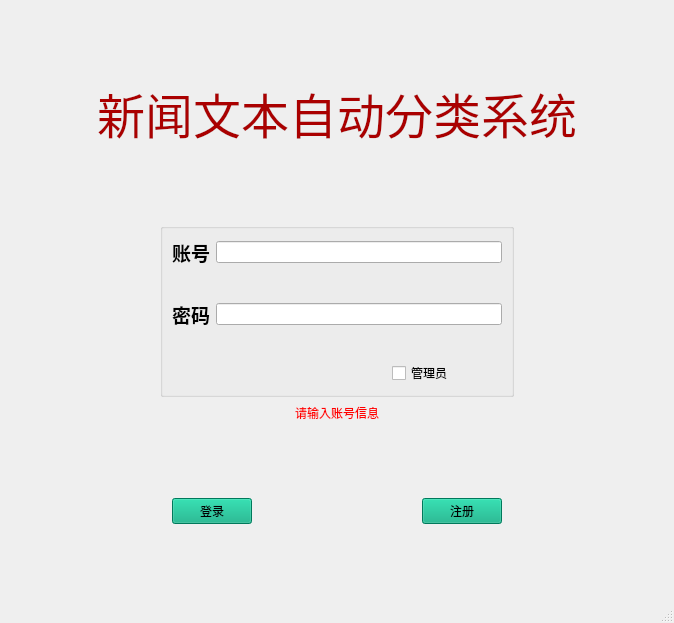
<?xml version="1.0" encoding="UTF-8"?>
<ui version="4.0">
 <class>MainWindow</class>
 <widget class="QMainWindow" name="MainWindow">
  <property name="geometry">
   <rect>
    <x>0</x>
    <y>0</y>
    <width>674</width>
    <height>623</height>
   </rect>
  </property>
  <property name="windowTitle">
   <string>MainWindow</string>
  </property>
  <property name="styleSheet">
   <string notr="true"/>
  </property>
  <widget class="QWidget" name="centralwidget">
   <layout class="QVBoxLayout" name="verticalLayout_4">
    <item>
     <layout class="QVBoxLayout" name="verticalLayout_3" stretch="1,0,1,0,0,1,0,1">
      <item>
       <spacer name="verticalSpacer">
        <property name="orientation">
         <enum>Qt::Vertical</enum>
        </property>
        <property name="sizeHint" stdset="0">
         <size>
          <width>17</width>
          <height>20</height>
         </size>
        </property>
       </spacer>
      </item>
      <item>
       <layout class="QHBoxLayout" name="horizontalLayout_5" stretch="1,0,1">
        <item>
         <spacer name="horizontalSpacer_6">
          <property name="orientation">
           <enum>Qt::Horizontal</enum>
          </property>
          <property name="sizeHint" stdset="0">
           <size>
            <width>40</width>
            <height>20</height>
           </size>
          </property>
         </spacer>
        </item>
        <item>
         <widget class="QLabel" name="label_3">
          <property name="font">
           <font>
            <family>宋体</family>
            <pointsize>36</pointsize>
           </font>
          </property>
          <property name="styleSheet">
           <string notr="true">color: rgb(170, 0, 0);</string>
          </property>
          <property name="text">
           <string>新闻文本自动分类系统</string>
          </property>
         </widget>
        </item>
        <item>
         <spacer name="horizontalSpacer_7">
          <property name="orientation">
           <enum>Qt::Horizontal</enum>
          </property>
          <property name="sizeHint" stdset="0">
           <size>
            <width>40</width>
            <height>20</height>
           </size>
          </property>
         </spacer>
        </item>
       </layout>
      </item>
      <item>
       <spacer name="verticalSpacer_2">
        <property name="orientation">
         <enum>Qt::Vertical</enum>
        </property>
        <property name="sizeHint" stdset="0">
         <size>
          <width>20</width>
          <height>40</height>
         </size>
        </property>
       </spacer>
      </item>
      <item>
       <layout class="QHBoxLayout" name="horizontalLayout_6" stretch="1,0,1">
        <item>
         <spacer name="horizontalSpacer_4">
          <property name="orientation">
           <enum>Qt::Horizontal</enum>
          </property>
          <property name="sizeHint" stdset="0">
           <size>
            <width>40</width>
            <height>20</height>
           </size>
          </property>
         </spacer>
        </item>
        <item>
         <widget class="QGroupBox" name="groupBox">
          <property name="title">
           <string/>
          </property>
          <layout class="QVBoxLayout" name="verticalLayout_2">
           <item>
            <layout class="QVBoxLayout" name="verticalLayout" stretch="0,1,0,1,0">
             <item>
              <layout class="QHBoxLayout" name="horizontalLayout_2" stretch="0,2">
               <item>
                <widget class="QLabel" name="label">
                 <property name="font">
                  <font>
                   <family>Arial</family>
                   <pointsize>14</pointsize>
                   <weight>75</weight>
                   <bold>true</bold>
                  </font>
                 </property>
                 <property name="layoutDirection">
                  <enum>Qt::LeftToRight</enum>
                 </property>
                 <property name="text">
                  <string>账号</string>
                 </property>
                </widget>
               </item>
               <item>
                <widget class="QLineEdit" name="lineEdit_account">
                 <property name="styleSheet">
                  <string notr="true">font: 75 12pt &quot;Arial&quot;;</string>
                 </property>
                </widget>
               </item>
              </layout>
             </item>
             <item>
              <spacer name="verticalSpacer_8">
               <property name="orientation">
                <enum>Qt::Vertical</enum>
               </property>
               <property name="sizeHint" stdset="0">
                <size>
                 <width>330</width>
                 <height>13</height>
                </size>
               </property>
              </spacer>
             </item>
             <item>
              <layout class="QHBoxLayout" name="horizontalLayout" stretch="0,2">
               <item>
                <widget class="QLabel" name="label_2">
                 <property name="font">
                  <font>
                   <family>Arial</family>
                   <pointsize>14</pointsize>
                   <weight>75</weight>
                   <bold>true</bold>
                  </font>
                 </property>
                 <property name="text">
                  <string>密码</string>
                 </property>
                </widget>
               </item>
               <item>
                <widget class="QLineEdit" name="lineEdit_password">
                 <property name="styleSheet">
                  <string notr="true">font: 75 12pt &quot;Arial&quot;;</string>
                 </property>
                </widget>
               </item>
              </layout>
             </item>
             <item>
              <spacer name="verticalSpacer_3">
               <property name="orientation">
                <enum>Qt::Vertical</enum>
               </property>
               <property name="sizeHint" stdset="0">
                <size>
                 <width>20</width>
                 <height>40</height>
                </size>
               </property>
              </spacer>
             </item>
             <item>
              <layout class="QHBoxLayout" name="horizontalLayout_4" stretch="2,1">
               <item>
                <spacer name="horizontalSpacer_8">
                 <property name="orientation">
                  <enum>Qt::Horizontal</enum>
                 </property>
                 <property name="sizeHint" stdset="0">
                  <size>
                   <width>40</width>
                   <height>20</height>
                  </size>
                 </property>
                </spacer>
               </item>
               <item>
                <widget class="QCheckBox" name="checkBox_admin">
                 <property name="styleSheet">
                  <string notr="true">font: 11pt &quot;Arial&quot;;</string>
                 </property>
                 <property name="text">
                  <string>管理员</string>
                 </property>
                </widget>
               </item>
              </layout>
             </item>
            </layout>
           </item>
          </layout>
         </widget>
        </item>
        <item>
         <spacer name="horizontalSpacer_5">
          <property name="orientation">
           <enum>Qt::Horizontal</enum>
          </property>
          <property name="sizeHint" stdset="0">
           <size>
            <width>40</width>
            <height>20</height>
           </size>
          </property>
         </spacer>
        </item>
       </layout>
      </item>
      <item>
       <layout class="QHBoxLayout" name="horizontalLayout_7" stretch="1,0,1">
        <item>
         <spacer name="horizontalSpacer_9">
          <property name="orientation">
           <enum>Qt::Horizontal</enum>
          </property>
          <property name="sizeHint" stdset="0">
           <size>
            <width>40</width>
            <height>20</height>
           </size>
          </property>
         </spacer>
        </item>
        <item>
         <widget class="QLabel" name="label_info">
          <property name="styleSheet">
           <string notr="true">color: rgb(255, 0, 0);
font: 11pt &quot;华文宋体&quot;;</string>
          </property>
          <property name="text">
           <string>请输入账号信息</string>
          </property>
         </widget>
        </item>
        <item>
         <spacer name="horizontalSpacer_10">
          <property name="orientation">
           <enum>Qt::Horizontal</enum>
          </property>
          <property name="sizeHint" stdset="0">
           <size>
            <width>40</width>
            <height>20</height>
           </size>
          </property>
         </spacer>
        </item>
       </layout>
      </item>
      <item>
       <spacer name="verticalSpacer_4">
        <property name="orientation">
         <enum>Qt::Vertical</enum>
        </property>
        <property name="sizeHint" stdset="0">
         <size>
          <width>28</width>
          <height>38</height>
         </size>
        </property>
       </spacer>
      </item>
      <item>
       <layout class="QHBoxLayout" name="horizontalLayout_3" stretch="1,0,1,0,1">
        <item>
         <spacer name="horizontalSpacer_2">
          <property name="orientation">
           <enum>Qt::Horizontal</enum>
          </property>
          <property name="sizeHint" stdset="0">
           <size>
            <width>40</width>
            <height>20</height>
           </size>
          </property>
         </spacer>
        </item>
        <item>
         <widget class="QPushButton" name="PushButton_log">
          <property name="styleSheet">
           <string notr="true">font: 75 12pt &quot;Arial&quot;;
background-color: rgb(0, 170, 127);</string>
          </property>
          <property name="text">
           <string>登录</string>
          </property>
         </widget>
        </item>
        <item>
         <spacer name="horizontalSpacer">
          <property name="orientation">
           <enum>Qt::Horizontal</enum>
          </property>
          <property name="sizeHint" stdset="0">
           <size>
            <width>40</width>
            <height>20</height>
           </size>
          </property>
         </spacer>
        </item>
        <item>
         <widget class="QPushButton" name="PushButton_reg">
          <property name="styleSheet">
           <string notr="true">font: 75 12pt &quot;Arial&quot;;
background-color: rgb(0, 170, 127);</string>
          </property>
          <property name="text">
           <string>注册</string>
          </property>
         </widget>
        </item>
        <item>
         <spacer name="horizontalSpacer_3">
          <property name="orientation">
           <enum>Qt::Horizontal</enum>
          </property>
          <property name="sizeHint" stdset="0">
           <size>
            <width>40</width>
            <height>20</height>
           </size>
          </property>
         </spacer>
        </item>
       </layout>
      </item>
      <item>
       <spacer name="verticalSpacer_5">
        <property name="orientation">
         <enum>Qt::Vertical</enum>
        </property>
        <property name="sizeHint" stdset="0">
         <size>
          <width>20</width>
          <height>40</height>
         </size>
        </property>
       </spacer>
      </item>
     </layout>
    </item>
   </layout>
  </widget>
  <widget class="QMenuBar" name="menubar">
   <property name="geometry">
    <rect>
     <x>0</x>
     <y>0</y>
     <width>674</width>
     <height>26</height>
    </rect>
   </property>
  </widget>
  <widget class="QStatusBar" name="statusbar"/>
 </widget>
 <resources/>
 <connections/>
</ui>
